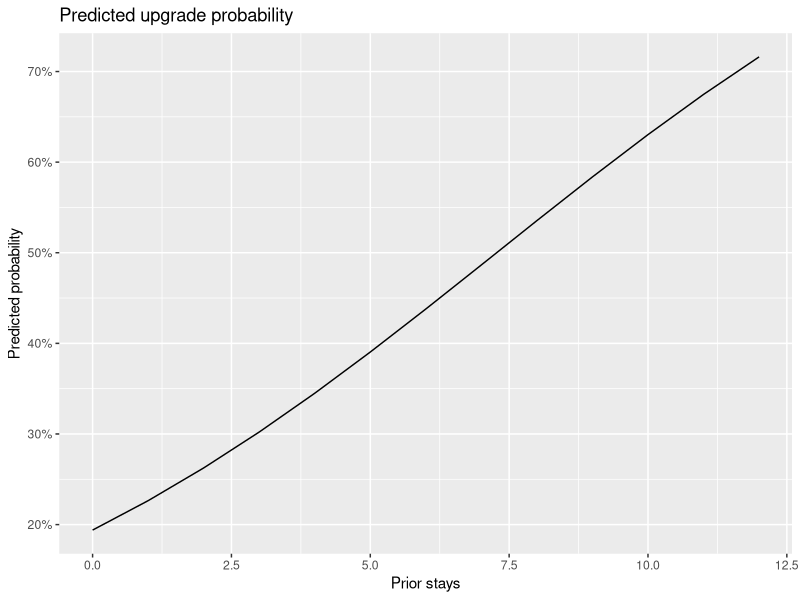

Source code (R):
## ---- chunk 1
library(tidyverse)
library(broom)

hotel <- read_csv(
  "data/hotel_upgrades.csv",
  show_col_types = FALSE
) |>
  mutate(
    loyalty_status = factor(
      loyalty_status,
      levels = c("None", "Silver", "Gold", "Platinum")
    ),
    special_event = factor(special_event),
    direct_booking = factor(direct_booking)
  )
## ---- chunk 2
hotel |>
  count(upgrade) |>
  mutate(percent = 100 * n / sum(n))
## ---- chunk 3
upgrade_model <- glm(
  upgrade ~
    loyalty_status +
    prior_stays +
    occupancy_rate +
    total_spend_eur +
    special_event +
    direct_booking,
  data = hotel,
  family = binomial
)

summary(upgrade_model)
## ---- chunk 4
tidy(
  upgrade_model,
  exponentiate = TRUE,
  conf.int = TRUE
)
## ---- chunk 5
guest_profiles <- tibble(
  loyalty_status = factor(
    c("None", "Gold"),
    levels = c("None", "Silver", "Gold", "Platinum")
  ),
  prior_stays = c(0, 7),
  occupancy_rate = c(90, 65),
  total_spend_eur = c(250, 900),
  special_event = factor(
    c("No", "No"),
    levels = levels(hotel$special_event)
  ),
  direct_booking = factor(
    c("No", "Yes"),
    levels = levels(hotel$direct_booking)
  )
)

guest_profiles |>
  mutate(
    predicted_probability = predict(
      upgrade_model,
      newdata = guest_profiles,
      type = "response"
    )
  )
## ---- chunk 6
probability_data <- tibble(
  loyalty_status = factor(
    "Silver",
    levels = c("None", "Silver", "Gold", "Platinum")
  ),
  prior_stays = 0:12,
  occupancy_rate = mean(hotel$occupancy_rate),
  total_spend_eur = median(hotel$total_spend_eur),
  special_event = factor(
    "No", levels = levels(hotel$special_event)
  ),
  direct_booking = factor(
    "Yes", levels = levels(hotel$direct_booking)
  )
)

probability_data <- probability_data |>
  mutate(
    probability = predict(
      upgrade_model,
      newdata = probability_data,
      type = "response"
    )
  )

probability_data |>
  ggplot(aes(x = prior_stays, y = probability)) +
  geom_line() +
  scale_y_continuous(labels = scales::percent) +
  labs(
    title = "Predicted upgrade probability",
    x = "Prior stays",
    y = "Predicted probability"
  )
